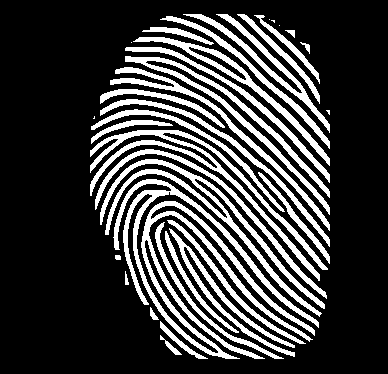
#> input picture code/Fingernet-Full-main/Fingernet-Full-main/Enhancement/101_1.bmp, 388 x 374 px, given as the content of the folder Automated-Latent-Fingerprint-Identification/Enhancement/temp, which was not available
$ python Finger_Enhance_FingerNet.py   (older library calls are emulated)
#> lines starting #> are read from the running program, lines starting #| are printed output that depends on the picture; after the words box and inside, x2 and y2 are one past the last pixel; in counts of white or black regions, pixels touching at a corner belong together
### code/Fingernet-Full-main/Fingernet-Full-main/Enhancement/f_enhance_3420_NIST.py
"""
Python 近似实现 f_enhance_3420_NIST.m 的增强管线。

返回:
    binim (H,W) bool
    mask  (H,W) bool
    cimg1, cimg2 - coherence / 可选增强输出 (H,W) float
    oimg1, oimg2 - orientation fields (H,W) radians
"""
import numpy as np
import cv2
from scipy.ndimage import gaussian_filter
from skimage.filters import sobel_h, sobel_v
from skimage.util import view_as_blocks
from compute_coherence import compute_coherence
from dist2 import dist2

def fft_enhance_cubs(img, blocks):
    img = np.asarray(img, dtype=np.uint8)
    if blocks == -1:
        # global unsharp / high-pass enhancement
        img_f = cv2.GaussianBlur(img, (0,0), 3)
        enhanced = cv2.addWeighted(img, 1.5, img_f, -0.5, 0)
        return enhanced.astype(np.uint8), None
    # approximate per-block CLAHE where tileGridSize ~= blocks
    b = max(1, int(blocks))
    clahe = cv2.createCLAHE(clipLimit=2.0, tileGridSize=(b, b))
    enhanced = clahe.apply(img)
    return enhanced.astype(np.uint8), None

def ridgesegment(img, blksze=16, thresh=0.05):
    im = img.astype(np.float32)
    h, w = im.shape
    # normalize: zero mean, unit std per block
    normim = np.zeros_like(im)
    mask = np.zeros((h, w), dtype=bool)
    bs = blksze
    for y in range(0, h, bs):
        for x in range(0, w, bs):
            y1, y2 = y, min(h, y+bs)
            x1, x2 = x, min(w, x+bs)
            block = im[y1:y2, x1:x2]
            if block.size == 0: continue
            m = block.mean()
            s = block.std()
            if s < 1e-6:
                normim[y1:y2, x1:x2] = 0
            else:
                normim[y1:y2, x1:x2] = (block - m) / s
            mask[y1:y2, x1:x2] = (s > thresh*255.0)
    return normim, mask

def ridgeorient(normim, gradientsigma=1, blocksigma=3, orientsmoothsigma=3):
    # gradient-based orientation estimation
    gx = sobel_h(normim)
    gy = sobel_v(normim)
    Gxx = gaussian_filter(gx*gx, gradientsigma)
    Gyy = gaussian_filter(gy*gy, gradientsigma)
    Gxy = gaussian_filter(gx*gy, gradientsigma)
    # orientation: 0..pi (unsigned)
    denom = (Gxx - Gyy)
    orient = 0.5 * np.arctan2(2*Gxy, denom + 1e-12)  # range -pi/2..pi/2
    orient = np.mod(orient + np.pi, np.pi)  # map to [0,pi)
    # smooth orientation via vector smoothing (double-angle)
    cos2 = np.cos(2*orient)
    sin2 = np.sin(2*orient)
    cos2s = gaussian_filter(cos2, orientsmoothsigma)
    sin2s = gaussian_filter(sin2, orientsmoothsigma)
    orient_sm = 0.5 * np.arctan2(sin2s, cos2s)
    orient_sm = np.mod(orient_sm + np.pi, np.pi)
    # produce a simple reliability measure from coherence of gradients
    coherence = (np.sqrt((Gxx - Gyy)**2 + (2*Gxy)**2) / (Gxx + Gyy + 1e-12))
    return orient_sm, coherence

def ridgefreq(normim, mask, orient, block_size=32, minWaveLength=3, maxWaveLength=15):
    h, w = normim.shape
    freq = np.zeros((h,w), dtype=float)
    freqs = []
    bs = block_size
    for y in range(0, h-bs+1, bs):
        for x in range(0, w-bs+1, bs):
            blk = normim[y:y+bs, x:x+bs]
            msk = mask[y:y+bs, x:x+bs]
            if np.sum(msk) < (bs*bs*0.1): continue
            ang = np.median(orient[y:y+bs, x:x+bs])
            # rotate block to make ridges roughly vertical
            M = cv2.getRotationMatrix2D((bs/2, bs/2), -np.degrees(ang), 1.0)
            rot = cv2.warpAffine(blk, M, (bs,bs), flags=cv2.INTER_LINEAR, borderMode=cv2.BORDER_REPLICATE)
            proj = np.mean(rot, axis=1)  # projection along columns
            # find peaks in proj
            proj = (proj - proj.mean())
            # FFT to find dominant frequency
            N = proj.size
            if N < 4:
                continue
            f = np.abs(np.fft.rfft(proj))
            peak = np.argmax(f[1:]) + 1
            wavelength = N / (peak + 1e-12)
            if minWaveLength <= wavelength <= maxWaveLength:
                freq_val = 1.0 / wavelength
                freq[y:y+bs, x:x+bs] = freq_val
                freqs.append(freq_val)
    if len(freqs) == 0:
        medfreq = 0.1
    else:
        medfreq = float(np.median(freqs))
    return freq, medfreq

def ridgefilter(normim, orient, freq, kx=0.5, ky=0.5, gain=1.0):
    # blockwise Gabor filtering using median frequency (freq may be array or scalar)
    h, w = normim.shape
    filtered = np.zeros_like(normim)
    bs = 16
    medfreq = np.median(freq[freq>0]) if np.any(freq>0) else 0.1
    for y in range(0, h, bs):
        for x in range(0, w, bs):
            y1, y2 = y, min(h, y+bs)
            x1, x2 = x, min(w, x+bs)
            ang = np.median(orient[y1:y2, x1:x2])
            f = medfreq
            if f <= 0:
                f = 0.1
            # build Gabor kernel
            wavelength = 1.0 / f
            sigma_x = kx * wavelength
            sigma_y = ky * wavelength
            theta = ang
            # use OpenCV gabor kernel size
            ksize = int(max(3, np.round(max(3, 6*max(sigma_x, sigma_y)))))
            if ksize % 2 == 0: ksize += 1
            kern = cv2.getGaborKernel((ksize,ksize), sigma_x, theta, wavelength, 0.5, 0, ktype=cv2.CV_32F)
            patch = normim[y1:y2, x1:x2]
            if patch.size == 0: continue
            conv = cv2.filter2D(patch.astype(np.float32), -1, kern)
            filtered[y1:y2, x1:x2] = conv
    return filtered

def kNearestNeighbors(X, Y, k=3):
    # interpret angular lists as 2D unit vectors to handle circular distance
    X = np.asarray(X)
    Y = np.asarray(Y)
    if X.ndim == 1: X = X.reshape(-1,1)
    if Y.ndim == 1: Y = Y.reshape(-1,1)
    # map angles to unit vectors if 1D angles
    if X.shape[1] == 1:
        Xv = np.column_stack([np.cos(X[:,0]), np.sin(X[:,0])])
    else:
        Xv = X.copy()
    if Y.shape[1] == 1:
        Yv = np.column_stack([np.cos(Y[:,0]), np.sin(Y[:,0])])
    else:
        Yv = Y.copy()
    D = dist2(Xv, Yv)  # squared euclid
    idx = np.argsort(D, axis=1)[:, :k]
    dists = np.take_along_axis(D, idx, axis=1)
    return idx, np.sqrt(dists)

def f_enhance_3420_NIST(img):
    # img: grayscale uint8
    if img.dtype != np.uint8:
        img = np.clip(img, 0, 255).astype(np.uint8)
    # multi-scale enhancement approximated by CLAHE/unsharp
    enh1, _ = fft_enhance_cubs(img, 6)
    enh2, _ = fft_enhance_cubs(enh1, 12)
    enh3, _ = fft_enhance_cubs(enh2, 24)
    # coarse segmentation
    blksze = 5
    thresh = 0.05
    normim, mask = ridgesegment(enh3, blksze, thresh)
    oimg1, reliability = ridgeorient(normim, 1, 3, 3)

    # second pass with global enhancement
    enh4, _ = fft_enhance_cubs(img, -1)
    normim2, mask2 = ridgesegment(enh4, blksze, thresh)
    oimg2, reliability1 = ridgeorient(normim2, 1, 3, 3)

    freq, medfreq = ridgefreq(normim2, mask2, oimg2, 32, 5, 15)
    filtered = ridgefilter(normim, oimg1, freq, 0.5, 0.5, 1.0)
    binim = filtered > 0

    # create relim similar to MATLAB: binim * mask * (reliability>0.7)
    relim = np.logical_and.reduce([binim, mask, reliability > 0.7])

    out_im = relim.astype(bool)
    image = out_im
    coords = np.column_stack(np.nonzero(image))  # (y,x)
    if coords.size == 0:
        orient_vec = np.array([])
        orient_vec1 = np.array([])
    else:
        orient_vec = oimg1[image]
        orient_vec1 = oimg2[image]

    # kNN between orientations
    if orient_vec.size:
        neighborIds, neighborDistances = kNearestNeighbors(orient_vec.reshape(-1,1), orient_vec1.reshape(-1,1), 3)
    else:
        neighborIds = np.empty((0,3), dtype=int)
        neighborDistances = np.empty((0,3), dtype=float)

    return binim, mask, None, None, oimg1, oimg2, neighborIds, neighborDistances

# 使用示例:
# import cv2
# img = cv2.imread('finger.png', cv2.IMREAD_GRAYSCALE)
# binim, mask, c1, c2, o1, o2, nbrIdx, nbrDist = f_enhance_3420_NIST(img)

### code/Fingernet-Full-main/Fingernet-Full-main/Enhancement/dist2.py
"""
等价于 MATLAB dist2.m 的 Python 实现——计算两组点之间的平方欧氏距离。

函数:
    n2 = dist2(x, c)

输入:
    x : (M, D) array_like
    c : (L, D) array_like

输出:
    n2 : (M, L) numpy array, 第 (i,j) 项为 ||x[i,:] - c[j,:]||^2
"""
import numpy as np

def dist2(x, c):
    x = np.asarray(x, dtype=np.float64)
    c = np.asarray(c, dtype=np.float64)

    if x.ndim != 2 or c.ndim != 2:
        raise ValueError("x and c must be 2-D arrays")
    if x.shape[1] != c.shape[1]:
        raise ValueError("Data dimension does not match dimension of centres")

    # 使用恒等式 ||x-c||^2 = ||x||^2 + ||c||^2 - 2 x c^T
    x_sq = np.sum(x * x, axis=1).reshape(-1, 1)   # (M,1)
    c_sq = np.sum(c * c, axis=1).reshape(1, -1)   # (1,L)
    cross = np.dot(x, c.T)                        # (M,L)

    n2 = x_sq + c_sq - 2.0 * cross

    # 数值误差可能导致极小负值，裁剪为 0
    n2 = np.maximum(n2, 0.0)

    return n2

# [5 lines of commented-out code are left out]

### code/Fingernet-Full-main/Fingernet-Full-main/Enhancement/Finger_Enhance_FingerNet.py
import os
import glob
import cv2
import numpy as np
import sys

# 确保可以导入同目录下的模块
this_dir = os.path.dirname(__file__)
if this_dir not in sys.path:
    sys.path.insert(0, this_dir)

try:
    from f_enhance_3420_NIST import f_enhance_3420_NIST
except Exception:
    try:
        from Enhancement.f_enhance_3420_NIST import f_enhance_3420_NIST
    except Exception:
        f_enhance_3420_NIST = None

def imadjust_simple(img, in_range=(0.3, 0.7)):
    """模拟 MATLAB imadjust: 将输入强度区间映射到 [0,255]"""
    lo, hi = in_range
    lo_v = lo * 255.0
    hi_v = hi * 255.0
    imgf = img.astype(np.float32)
    out = (imgf - lo_v) * (255.0 / max(1e-8, (hi_v - lo_v)))
    out = np.clip(out, 0, 255).astype(np.uint8)
    return out

def process_folder(in_folder, out_folder=None, use_function='f_enhance'):
    """
    遍历 in_folder 下的 .bmp 文件，处理并保存结果到 out_folder（若为 None 则在 in_folder/output）
    use_function: 'f_enhance' 调用 f_enhance_3420_NIST；否则只保存预处理结果
    """
#> called with use_function = 'f_enhance'
    if out_folder is None:
        out_folder = os.path.join(in_folder, 'output')
    os.makedirs(out_folder, exist_ok=True)

    pattern = os.path.join(in_folder, '*.bmp')
    files = glob.glob(pattern)
    if not files:
        print("No .bmp files found in", in_folder)
        return

    for fullpath in files:
        base = os.path.basename(fullpath)
        name, _ = os.path.splitext(base)
        img = cv2.imread(fullpath, cv2.IMREAD_UNCHANGED)
#> img: shape (374, 388); 23.9% white; 35 white regions (6 under 20 px), largest, box (x1, y1, x2, y2) and area: (113, 179, 319, 359) 6904, (90, 130, 328, 281) 3274, (100, 159, 325, 317) 3205
        if img is None:
            print("Failed to read", fullpath)
            continue
        # 灰度
        if img.ndim == 3:
            gray = cv2.cvtColor(img, cv2.COLOR_BGR2GRAY)
        else:
            gray = img.copy()

        # 模拟 MATLAB 的 imadjust(...,[0.3,0.7],[])
        adjusted = imadjust_simple(gray, (0.3, 0.7))

        # 调用增强/细化管线（若可用）
        if use_function == 'f_enhance' and f_enhance_3420_NIST is not None:
            try:
                # 注意：f_enhance_3420_NIST 的返回签名在不同实现中可能不同
                # 这里兼容之前提供的 Python 版本： returns binim, mask, cimg1, cimg2, oimg1, oimg2, ...
                res = f_enhance_3420_NIST(adjusted)
#> after the loop in ridgesegment, `for y in range(0, h, bs):`:
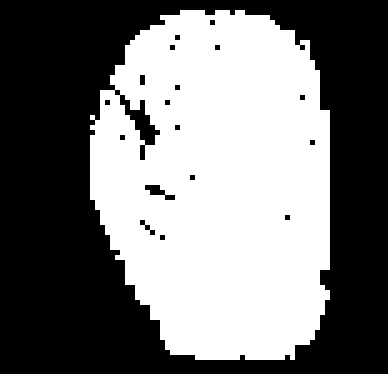
#> mask: shape (374, 388) bool; 46.9% white; 1 white region, box (x1, y1, x2, y2) and area: (90, 10, 330, 360) 68125
#> in ridgeorient, `denom = (Gxx - Gyy)`:
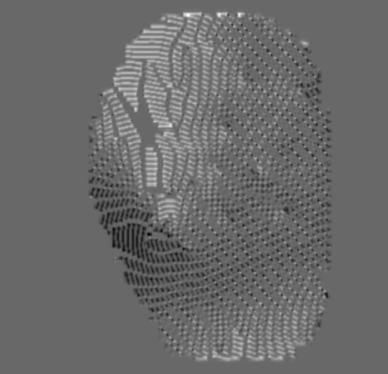
#> denom: shape (374, 388) float32; min -4.11, max 5.88, mean 0.092; drawn with min black and max white
#> in ridgeorient, `cos2s = gaussian_filter(cos2, orientsmoothsigma)`:
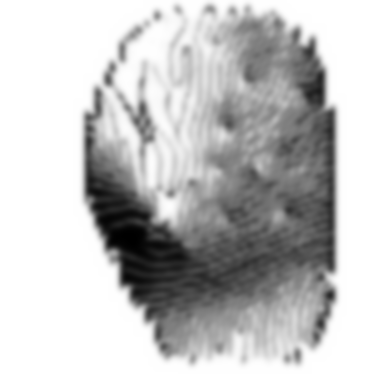
#> cos2s: shape (374, 388) float32; min -0.999, max 1, mean 0.531; drawn with min black and max white
#> after the loop in ridgefreq, `for y in range(0, h-bs+1, bs):`: blk: shape (32, 32) float32; every value is 0
#> after the loop in ridgefreq, `for y in range(0, h-bs+1, bs):`:
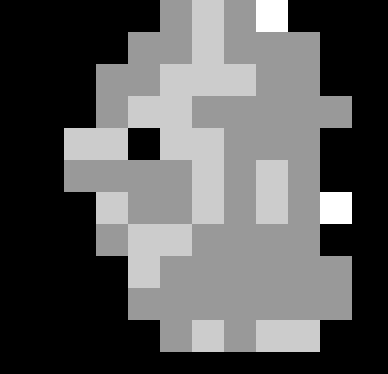
#> freq: shape (374, 388) float64; min 0, max 0.156, mean 0.0547; drawn with min black and max white
#> after the loop in ridgefreq, `for y in range(0, h-bs+1, bs):`:
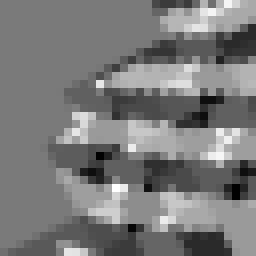
#> rot: shape (32, 32) float32 (shown 8 times larger); min -2, max 2.13, mean -0.0121; drawn with min black and max white
#> after the loop in ridgefreq, `for y in range(0, h-bs+1, bs):`: freqs = 74 values, max 0.156 at index 3, min 0.0938 at index 0, mean 0.105
#> in ridgefreq, `medfreq = float(np.median(freqs))`: medfreq = 0.0938
#> after the loop in ridgefilter, `for y in range(0, h, bs):`:
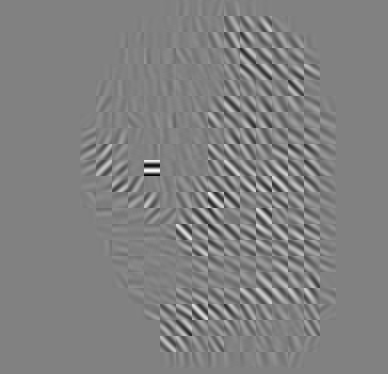
#> filtered: shape (374, 388) float32; min -147.5, max 143.2, mean 0; drawn with min black and max white
#> in f_enhance_3420_NIST, `binim = filtered > 0`: binim: shape (374, 388) bool; 27.5% white; 49 white regions (27 under 20 px), largest, box (x1, y1, x2, y2) and area: (80, 0, 336, 368) 35501, (257, 0, 320, 77) 755, (233, 0, 320, 92) 699
#> in f_enhance_3420_NIST, `relim = np.logical_and.reduce([binim, mask, reliability > 0.7])`:
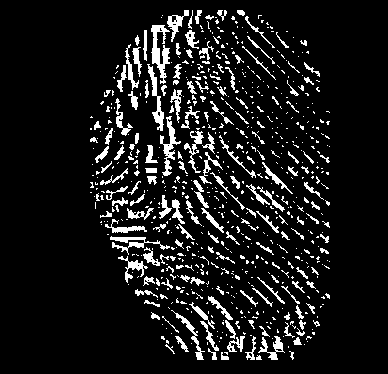
#> relim: shape (374, 388) bool; 9.8% white; 699 white regions (528 under 20 px), largest, box (x1, y1, x2, y2) and area: (151, 25, 170, 84) 525, (160, 116, 181, 176) 387, (147, 64, 164, 131) 345
#> in f_enhance_3420_NIST, `coords = np.column_stack(np.nonzero(image))`: coords = 14256 pairs, first value 10 to 359, second value 90 to 329
#> in f_enhance_3420_NIST, `orient_vec = oimg1[image]`: orient_vec = 14256 values, max 3.14 at index 561, min 1.45e-05 at index 182, mean 2.23
#> in f_enhance_3420_NIST, `orient_vec1 = oimg2[image]`: orient_vec1 has the same summary as orient_vec
#> in kNearestNeighbors, `X = np.asarray(X)`: X has the same summary as orient_vec in f_enhance_3420_NIST
#> in kNearestNeighbors, `Y = np.asarray(Y)`: Y has the same summary as orient_vec in f_enhance_3420_NIST
#> in kNearestNeighbors, `Xv = np.column_stack([np.cos(X[:,0]), np.sin(X[:,0])])`: Xv = 14256 pairs, first value -1 to 1, second value 1.37e-05 to 1
#> in kNearestNeighbors, `Yv = np.column_stack([np.cos(Y[:,0]), np.sin(Y[:,0])])`: Yv has the same summary as Xv
#> in dist2, `x = np.asarray(x, dtype=np.float64)`: x has the same summary as Xv in kNearestNeighbors
#> in dist2, `c = np.asarray(c, dtype=np.float64)`: c has the same summary as Xv in kNearestNeighbors
#> in dist2, `x_sq = np.sum(x * x, axis=1).reshape(-1, 1)`: x_sq = 14256 values, max 1 at index 9299, min 1 at index 6261, mean 1
                # 解析常见返回：若返回 binim, mask...
                if isinstance(res, tuple) and len(res) >= 2:
                    binim = res[0]
                    mask = res[1]
                else:
                    binim = None
                    mask = None
                # 保存二值结果和掩码（若有）
                if binim is not None:
                    out_bin = (binim.astype(np.uint8) * 255) if binim.dtype != np.uint8 else binim
                    cv2.imwrite(os.path.join(out_folder, f'{name}_bin.png'), out_bin)
                if mask is not None:
                    out_mask = (mask.astype(np.uint8) * 255) if mask.dtype != np.uint8 else mask
                    cv2.imwrite(os.path.join(out_folder, f'{name}_mask.png'), out_mask)
                # 保存调整后图像
                cv2.imwrite(os.path.join(out_folder, f'{name}_adj.png'), adjusted)
                print("Processed:", base)
            except Exception as e:
                print("Error processing", base, ":", e)
                # 仍保存预处理图像
                cv2.imwrite(os.path.join(out_folder, f'{name}_adj.png'), adjusted)
        else:
            # 仅保存预处理结果
            cv2.imwrite(os.path.join(out_folder, f'{name}_adj.png'), adjusted)
            print("Preprocessed (no enhance):", base)

if __name__ == '__main__':
    # 修改为你的输入目录
    myFolder = '/home/tom/fingerprint-deepleaning/End-to-End-Automated-Latent-Fingerprint-Identification/Enhancement/temp'  # bmp 图像所在目录
    process_folder(myFolder)

$ run again, on code/Fingernet-Full-main/Fingernet-Full-main/Enhancement/101_5.bmp
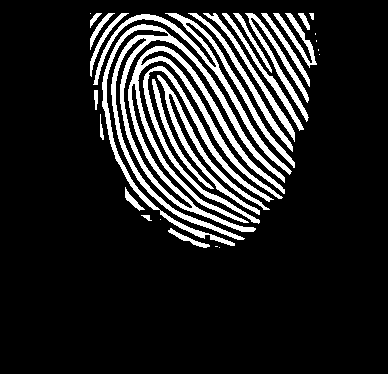
#> input picture code/Fingernet-Full-main/Fingernet-Full-main/Enhancement/101_5.bmp, 388 x 374 px, given as the content of the folder Automated-Latent-Fingerprint-Identification/Enhancement/temp, which was not available
#> img: shape (374, 388); 14.8% white; 30 white regions (8 under 20 px), largest, box (x1, y1, x2, y2) and area: (102, 24, 285, 246) 8957, (93, 13, 295, 175) 2711, (143, 66, 274, 224) 1869
#> after the loop in ridgefreq, `for y in range(0, h-bs+1, bs):`: freqs = 50 values, max 0.125 at index 0, min 0.0938 at index 5, mean 0.106
#> in ridgefreq, `medfreq = float(np.median(freqs))`: medfreq = 0.0938
#> after the loop in ridgefilter, `for y in range(0, h, bs):`:
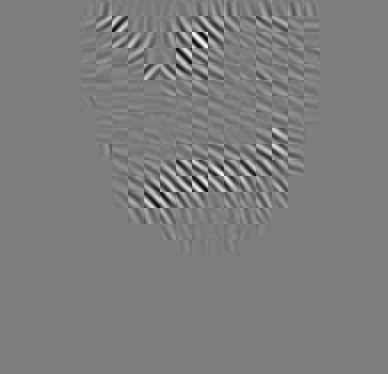
#> filtered: shape (374, 388) float32; min -113.9, max 117.4, mean 0; drawn with min black and max white
#> binim: shape (374, 388) bool; 17.7% white; 43 white regions (21 under 20 px), largest, box (x1, y1, x2, y2) and area: (80, 0, 320, 256) 19953, (112, 158, 190, 256) 1749, (80, 0, 121, 45) 638
#> in f_enhance_3420_NIST, `relim = np.logical_and.reduce([binim, mask, reliability > 0.7])`:
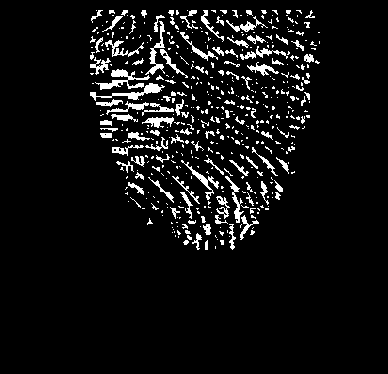
#> relim: shape (374, 388) bool; 6.7% white in thin lines or dots, all inside (x1, y1, x2, y2) = (90, 10, 320, 250)
#> coords = 9680 pairs, first value 10 to 249, second value 90 to 319
#> orient_vec = 9680 values, max 3.14 at index 1772, min 0.000376 at index 236, mean 2.02
#> orient_vec1 has the same summary as orient_vec
#> X has the same summary as orient_vec in f_enhance_3420_NIST
#> Y has the same summary as orient_vec in f_enhance_3420_NIST
#> Xv = 9680 pairs, first value -1 to 1, second value 0.000304 to 1
#> Yv has the same summary as Xv
#> x has the same summary as Xv in kNearestNeighbors
#> c has the same summary as Xv in kNearestNeighbors
#> x_sq = 9680 values, max 1 at index 8407, min 1 at index 2641, mean 1
#> res = 8 items
